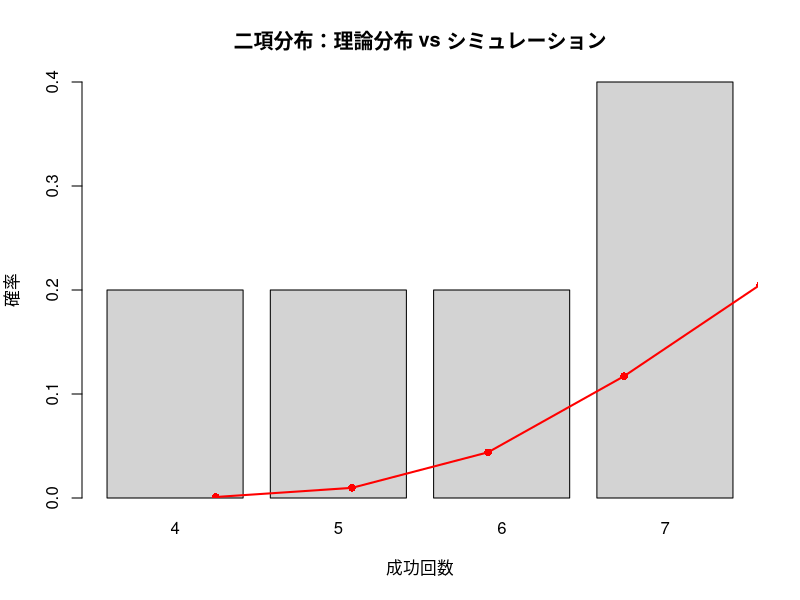

Write the R code that produced this figure.

main <- function() {
  cat("########################################################################\n")
  cat("二項分布\n")
  cat("成功／失敗の2通りの結果を持つ試行を、成功確率 p で、同一条件のもとに n 回試行したときの成功回数の分布\n")

  n <- 10     # 硬貨を10回投げる
  p <- 0.5    # 表が出る確率

  # --- 理論値 ---
  E <- n * p
  V <- n * p * (1 - p)

  cat("期待値（理論） :", E, "\n")
  cat("分散（理論）   :", V, "\n")

  # --- dbinom：確率質量関数 ---
  # 成功回数 x = 0,1,2,...,n に対する確率
  x <- 0:n
  px <- dbinom(x, size = n, prob = p)
  cat("理論分布 :", px, "\n")

  E <- sum(x * px)
  V <- sum((x - E)^2 * px)

  cat("期待値（dbinom） :", E, "\n")
  cat("分散（dbinom）   :", V, "\n")


  # --- pbinom：累積分布関数 ---
  # 硬貨を10回投げて、コインの表が出る回数が3回以下の確率
  k <- 3
  pk <- pbinom(k, size = n, prob = p)
  cat("P(X ≤", k, ") =", pk, "\n")


  # --- qbinom：分位点 ---
  alpha <- 0.95
  q <- qbinom(alpha, size = n, prob = p)
  cat(alpha * 100, "% 分位点 =", q, "\n")


  # --- rbinom：乱数生成 ---
  # 成功確率 p の n回試行を、5回繰り返す
  set.seed(123)
  samples <- rbinom(5, size = n, prob = p)
  cat("シミュレーション結果（X を5回観測） :", samples, "\n")
  # 乱数（rbinom） : 2 4 3 5 5
  #　1回目の10回の試行は、成功が2回
  #　2回目の10回の試行は、成功が4回
  #　...
  #　5回目の10回の試行は、成功が5回

  # 5回繰り返した試行を1回分にまとめて、頻度分布を計算する
  freq <- table(samples) / length(samples)
  cat("シミュレーション分布（1回分相対度数） :", freq, "\n")

  barplot(
    freq,
    ylim = c(0, max(px, freq)),
    col = "lightgray",
    xlab = "成功回数",
    ylab = "確率",
    main = "二項分布：理論分布 vs シミュレーション"
  )

  points(1:length(px), px, col = "red", pch = 16)
  lines(1:length(px), px, col = "red", lwd = 2)

  cat("########################################################################\n")
  cat("ベルヌーイ分布\n")
  cat("成功／失敗の2通りの結果を持つ試行を、成功確率 p で、同一条件のもとに 1 回試行したときの成功回数の分布\n")

  p <- 0.3

  # --- 理論値 ---
  E <- p
  V <- p * (1 - p)

  cat("期待値（理論） :", E, "\n")
  cat("分散（理論）   :", V, "\n")


  # --- dbinom：確率質量関数（n = 1） ---
  x <- 0:1
  px <- dbinom(x, size = 1, prob = p)

  E <- sum(x * px)
  V <- sum((x - E)^2 * px)

  cat("期待値（dbinom） :", E, "\n")
  cat("分散（dbinom）   :", V, "\n")


  # --- pbinom：累積分布関数 ---
  k <- 1
  pk <- pbinom(k, size = 1, prob = p)
  cat("P(X ≤", k, ") =", pk, "\n")


  # --- qbinom：分位点 ---
  alpha <- 0.95
  q <- qbinom(alpha, size = 1, prob = p)
  cat(alpha * 100, "% 分位点 =", q, "\n")


  # --- rbinom：乱数生成 ---
  set.seed(123)
  samples <- rbinom(5, size = 1, prob = p)
  cat("乱数（rbinom） :", samples, "\n")


  cat("########################################################################\n")
  cat("ポアソン分布\n")
  cat("単位時間や単位区間あたりに、平均発生回数 λ で発生する事象に対して、実際の発生回数の分布\n")

  lambda <- 3

  # --- 理論値 ---
  E <- lambda
  V <- lambda

  cat("期待値（理論） :", E, "\n")
  cat("分散（理論）   :", V, "\n")

  # --- dpois：確率質量関数 ---
  x <- 0:20   # 十分大きく取る
  px <- dpois(x, lambda)

  E <- sum(x * px)
  V <- sum((x - E)^2 * px)

  cat("期待値（dpois） :", E, "\n")
  cat("分散（dpois）   :", V, "\n")


  # --- ppois：累積分布関数 ---
  k <- 3
  pk <- ppois(k, lambda)
  cat("P(X ≤", k, ") =", pk, "\n")


  # --- qpois：分位点 ---
  alpha <- 0.95
  q <- qpois(alpha, lambda)
  cat(alpha * 100, "% 分位点 =", q, "\n")

  # --- rpois：乱数生成 ---
  set.seed(123)
  samples <- rpois(5, lambda)
  cat("乱数（rpois） :", samples, "\n")

  cat("########################################################################\n")
  cat("幾何分布\n")
  cat("成功確率 p の試行を繰り返したとき、最初に成功するまでの失敗回数の分布\n")

  p <- 0.4

  # --- 理論値 ---
  E <- (1 - p) / p
  V <- (1 - p) / p^2

  cat("期待値（理論） :", E, "\n")
  cat("分散（理論）   :", V, "\n")


  # --- dgeom：確率質量関数 ---
  x <- 0:50   # 失敗回数（0,1,2,...）
  px <- dgeom(x, prob = p)

  E <- sum(x * px)
  V <- sum((x - E)^2 * px)

  cat("期待値（dgeom） :", E, "\n")
  cat("分散（dgeom）   :", V, "\n")


  # --- pgeom：累積分布関数 ---
  k <- 3
  pk <- pgeom(k, prob = p)
  cat("P(X ≤", k, ") =", pk, "\n")


  # --- qgeom：分位点 ---
  alpha <- 0.95
  q <- qgeom(alpha, prob = p)
  cat(alpha * 100, "% 分位点 =", q, "\n")


  # --- rgeom：乱数生成 ---
  set.seed(123)
  samples <- rgeom(5, prob = p)
  cat("乱数（rgeom） :", samples, "\n")

  cat("########################################################################\n")
  cat("正規分布\n")
  cat("平均 μ、分散 σ^2 をもつ連続的な確率分布\n")

  mu <- 50
  sigma <- 10

  # --- 理論値 ---
  E <- mu
  V <- sigma^2

  cat("期待値（理論） :", E, "\n")
  cat("分散（理論）   :", V, "\n")


  # --- dnorm：確率密度関数 ---
  E <- integrate(
    function(x) x * dnorm(x, mean = mu, sd = sigma),
    -Inf, Inf
  )$value

  V <- integrate(
    function(x) (x - mu)^2 * dnorm(x, mean = mu, sd = sigma),
    -Inf, Inf
  )$value

  cat("期待値（dnorm） :", E, "\n")
  cat("分散（dnorm）   :", V, "\n")


  # --- pnorm：累積分布関数 ---
  k <- 60
  pk <- pnorm(k, mean = mu, sd = sigma)
  cat("P(X ≤", k, ") =", pk, "\n")


  # --- qnorm：分位点 ---
  alpha <- 0.95
  q <- qnorm(alpha, mean = mu, sd = sigma)
  cat(alpha * 100, "% 分位点 =", q, "\n")


  # --- rnorm：乱数生成 ---
  set.seed(123)
  samples <- rnorm(5, mean = mu, sd = sigma)
  cat("乱数（rnorm） :", samples, "\n")


  cat("########################################################################\n")
  cat("指数分布\n")
  cat("一定の割合 λ で事象が発生するとき、次に発生するまでの待ち時間の分布\n")

  lambda <- 2

  # --- 理論値 ---
  E <- 1 / lambda
  V <- 1 / lambda^2

  cat("期待値（理論） :", E, "\n")
  cat("分散（理論）   :", V, "\n")


  # --- dexp：確率密度関数 ---
  E <- integrate(
    function(x) x * dexp(x, rate = lambda),
    0, Inf
  )$value

  V <- integrate(
    function(x) (x - E)^2 * dexp(x, rate = lambda),
    0, Inf
  )$value

  cat("期待値（dexp） :", E, "\n")
  cat("分散（dexp）   :", V, "\n")


  # --- pexp：累積分布関数 ---
  t <- 1
  pt <- pexp(t, rate = lambda)
  cat("P(X ≤", t, ") =", pt, "\n")


  # --- qexp：分位点 ---
  alpha <- 0.95
  q <- qexp(alpha, rate = lambda)
  cat(alpha * 100, "% 分位点 =", q, "\n")


  # --- rexp：乱数生成 ---
  set.seed(123)
  samples <- rexp(5, rate = lambda)
  cat("乱数（rexp） :", samples, "\n")

  cat("########################################################################\n")
  cat("離散一様分布\n")
  cat("整数 a から b までの値が、すべて同じ確率で出現する分布\n")

  a <- 1
  b <- 6
  x <- a:b

  # --- 理論値 ---
  E <- (a + b) / 2
  V <- ((b - a + 1)^2 - 1) / 12

  cat("期待値（理論） :", E, "\n")
  cat("分散（理論）   :", V, "\n")


  # --- d*：確率質量関数（手動定義） ---
  px <- rep(1 / length(x), length(x))

  E <- sum(x * px)
  V <- sum((x - E)^2 * px)

  cat("期待値（d*） :", E, "\n")
  cat("分散（d*）   :", V, "\n")


  # --- p*：累積分布関数 ---
  cdf <- cumsum(px)
  k <- 4
  pk <- cdf[x == k]
  cat("P(X ≤", k, ") =", pk, "\n")


  # --- q*：分位点 ---
  alpha <- 0.95
  q <- x[min(which(cdf >= alpha))]
  cat(alpha * 100, "% 分位点 =", q, "\n")


  # --- r*：乱数生成 ---
  set.seed(1)
  samples <- sample(x, size = 5, replace = TRUE)
  cat("乱数（sample） :", samples, "\n")


  cat("########################################################################\n")
  cat("連続一様分布\n")
  cat("区間 [a, b] の中で、すべての値が同じ確率密度をもつ連続分布\n")

  a <- 0
  b <- 10

  # --- 理論値 ---
  E <- (a + b) / 2
  V <- (b - a)^2 / 12

  cat("期待値（理論） :", E, "\n")
  cat("分散（理論）   :", V, "\n")


  # --- dunif：確率密度関数 ---
  E <- integrate(
    function(x) x * dunif(x, min = a, max = b),
    a, b
  )$value

  V <- integrate(
    function(x) (x - E)^2 * dunif(x, min = a, max = b),
    a, b
  )$value

  cat("期待値（dunif） :", E, "\n")
  cat("分散（dunif）   :", V, "\n")


  # --- punif：累積分布関数 ---
  k <- 4
  pk <- punif(k, min = a, max = b)
  cat("P(X ≤", k, ") =", pk, "\n")


  # --- qunif：分位点 ---
  alpha <- 0.95
  q <- qunif(alpha, min = a, max = b)
  cat(alpha * 100, "% 分位点 =", q, "\n")


  # --- runif：乱数生成 ---
  set.seed(123)
  samples <- runif(5, min = a, max = b)
  cat("乱数（runif） :", samples, "\n")

  cat("########################################################################\n")
  cat("カイ二乗分布\n")
  cat("自由度 k をもつ、正規分布に従う変数の平方和として定義される連続分布\n")

  k <- 5

  # --- 理論値 ---
  E <- k
  V <- 2 * k

  cat("期待値（理論） :", E, "\n")
  cat("分散（理論）   :", V, "\n")


  # --- dchisq：確率密度関数 ---
  E <- integrate(
    function(x) x * dchisq(x, df = k),
    0, Inf
  )$value

  V <- integrate(
    function(x) (x - E)^2 * dchisq(x, df = k),
    0, Inf
  )$value

  cat("期待値（dchisq） :", E, "\n")
  cat("分散（dchisq）   :", V, "\n")


  # --- pchisq：累積分布関数 ---
  x0 <- 7
  pk <- pchisq(x0, df = k)
  cat("P(X ≤", x0, ") =", pk, "\n")


  # --- qchisq：分位点 ---
  alpha <- 0.95
  q <- qchisq(alpha, df = k)
  cat(alpha * 100, "% 分位点 =", q, "\n")


  # --- rchisq：乱数生成 ---
  set.seed(123)
  samples <- rchisq(5, df = k)
  cat("乱数（rchisq） :", samples, "\n")

  cat("########################################################################\n")
  cat("t分布\n")
  cat("自由度 ν をもつ、正規分布に比べて裾の重い連続確率分布\n")

  nu <- 10

  # --- 理論値（存在条件つき） ---
  E <- if (nu > 1) 0 else NA
  V <- if (nu > 2) nu / (nu - 2) else NA

  cat("期待値（理論） :", E, "\n")
  cat("分散（理論）   :", V, "\n")


  # --- dt：確率密度関数 ---
  E <- integrate(
    function(x) x * dt(x, df = nu),
    -Inf, Inf
  )$value

  V <- integrate(
    function(x) (x - E)^2 * dt(x, df = nu),
    -Inf, Inf
  )$value

  cat("期待値（dt） :", E, "\n")
  cat("分散（dt）   :", V, "\n")


  # --- pt：累積分布関数 ---
  x0 <- 1.5
  pk <- pt(x0, df = nu)
  cat("P(X ≤", x0, ") =", pk, "\n")


  # --- qt：分位点 ---
  alpha <- 0.95
  q <- qt(alpha, df = nu)
  cat(alpha * 100, "% 分位点 =", q, "\n")


  # --- rt：乱数生成 ---
  set.seed(123)
  samples <- rt(5, df = nu)
  cat("乱数（rt） :", samples, "\n")

  cat("########################################################################\n")
  cat("F分布\n")
  cat("2つの独立なカイ二乗分布の比から定義される、分散の比を表す連続分布\n")

  d1 <- 5   # 分子の自由度
  d2 <- 10  # 分母の自由度

  # --- 理論値（存在条件つき） ---
  E <- if (d2 > 2) d2 / (d2 - 2) else NA
  V <- if (d2 > 4) {
    2 * d2^2 * (d1 + d2 - 2) / (d1 * (d2 - 2)^2 * (d2 - 4))
  } else NA

  cat("期待値（理論） :", E, "\n")
  cat("分散（理論）   :", V, "\n")


  # --- df：確率密度関数 ---
  E <- integrate(
    function(x) x * df(x, df1 = d1, df2 = d2),
    0, Inf
  )$value

  V <- integrate(
    function(x) (x - E)^2 * df(x, df1 = d1, df2 = d2),
    0, Inf
  )$value

  cat("期待値（df） :", E, "\n")
  cat("分散（df）   :", V, "\n")


  # --- pf：累積分布関数 ---
  x0 <- 2
  pk <- pf(x0, df1 = d1, df2 = d2)
  cat("P(X ≤", x0, ") =", pk, "\n")


  # --- qf：分位点 ---
  alpha <- 0.95
  q <- qf(alpha, df1 = d1, df2 = d2)
  cat(alpha * 100, "% 分位点 =", q, "\n")


  # --- rf：乱数生成 ---
  set.seed(123)
  samples <- rf(5, df1 = d1, df2 = d2)
  cat("乱数（rf） :", samples, "\n")
}


main()
